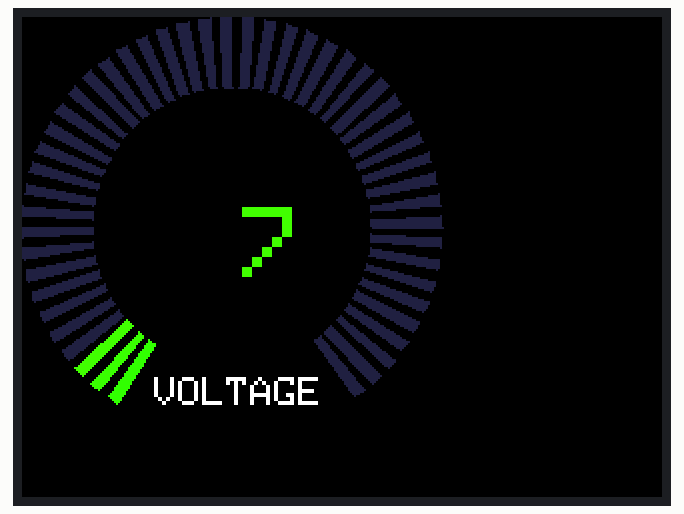
This sketch was run on a simulated Arduino Uno, built with avr-gcc and run on an emulated ATmega328P. On the bench: 320×240 colour display. Random numbers use the default seed unless the sketch sets one.

Above: at 0.78 s.
At 1.3 s:
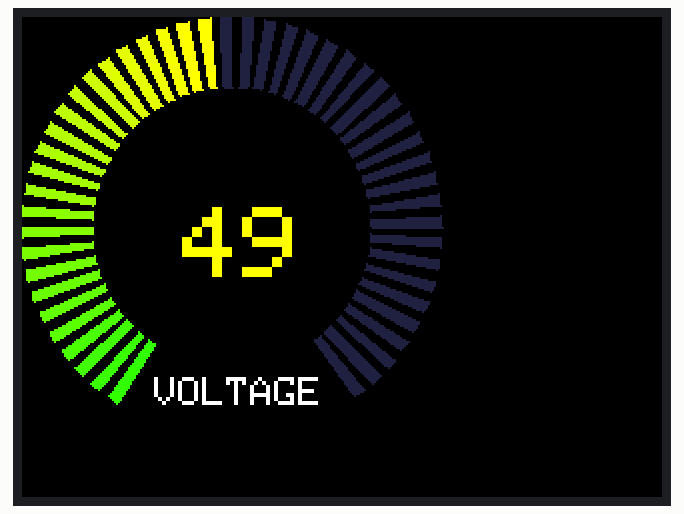
At 3.57 s:
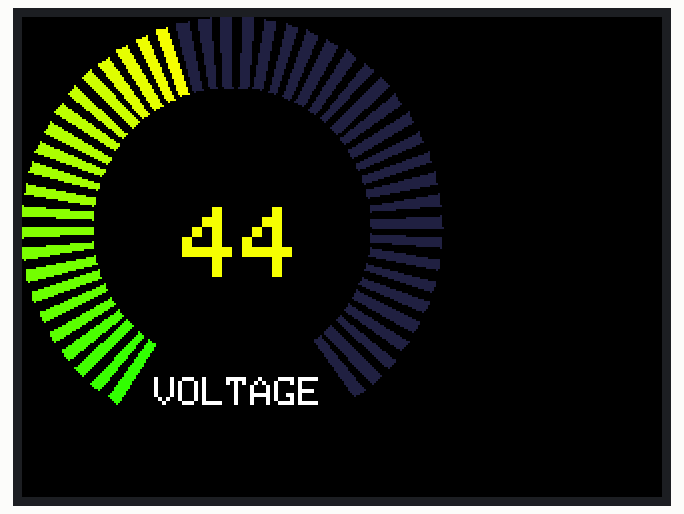
At 5.86 s:
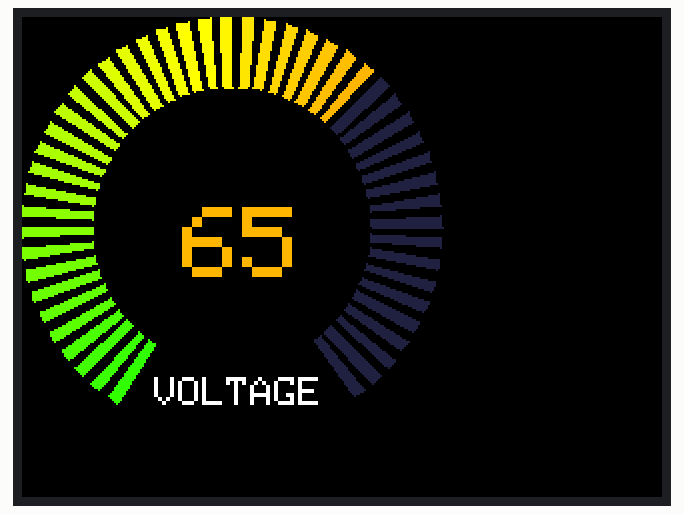
At 12.18 s:
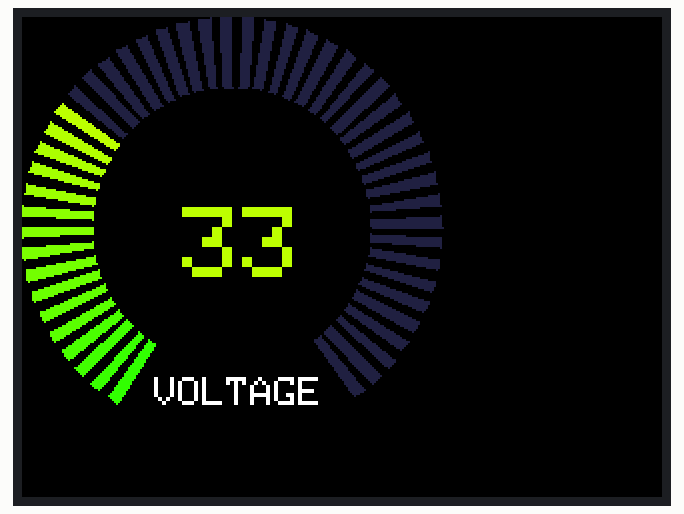
At 39.71 s:
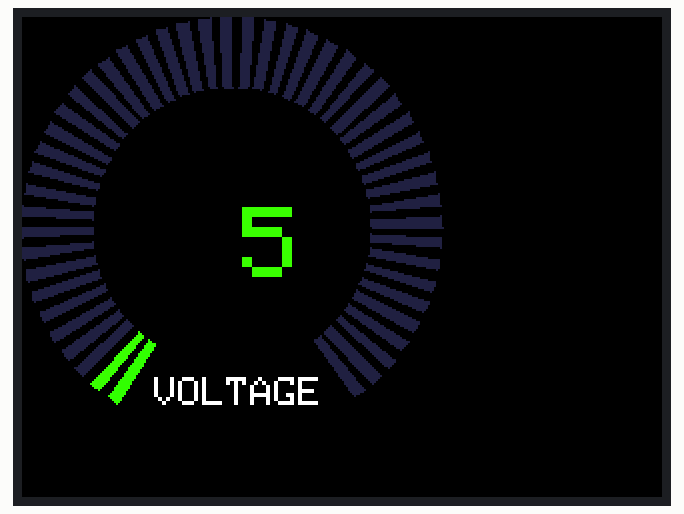

The sketch:

TFT_RINGMETER.ino
```cpp
#include <Adafruit_GFX.h>    // Core graphics Adafruit library
#include <Adafruit_TFTLCD.h> // Hardware-specific library
#include <TouchScreen.h>     // Touchscreen library

// *** Define Touchscreen Pin
#define YP A3
#define XM A2
#define YM 9
#define XP 8
// *** Define Value of Touchscreen input
#define TS_MINX 150
#define TS_MINY 120
#define TS_MAXX 920
#define TS_MAXY 940

TouchScreen ts = TouchScreen(XP, YP, XM, YM, 300);

// *** Define Pin of LCD used
#define LCD_CS A3
#define LCD_CD A2
#define LCD_WR A1
#define LCD_RD A0
#define LCD_RESET A4

// *** Define Name of Color
#define BLACK   0x0000
#define WHITE   0xFFFF
#define RED     0xF800
#define GREEN   0x07E0
#define BLUE    0x001F
#define CYAN    0x07FF
#define MAGENTA 0xF81F
#define YELLOW  0xFFE0
#define GREY    0x2108
Adafruit_TFTLCD tft(LCD_CS, LCD_CD, LCD_WR, LCD_RD, LCD_RESET);
#define MINPRESSURE 10
#define MAXPRESSURE 1000

// Meter colour schemes
#define RED2RED 0
#define GREEN2GREEN 1
#define BLUE2BLUE 2
#define BLUE2RED 3
#define GREEN2RED 4
#define RED2GREEN 5

uint32_t runTime = -99999;       // time for next update
int reading = 0; // Value to be displayed
int d = 0; // Variable used for the sinewave test waveform
boolean alert = 0;
int8_t ramp = 1;
int tesmod = 0;
void setup() {

  tft.reset(); //Reset LCD to begin
  tft.begin(0x9341); //SDFP5408 Chipset ID on Library
  tft.setRotation(1); // Set Rotation at 0 degress (default)
  tft.fillScreen(BLACK); //Set Background Color with BLACK
}

void loop()
{
  int xpos = 0, ypos = 0, gap = 4, radius = 52, barwidth;
  // Draw a large meter
  xpos = 320/2 - 160, ypos = 0, gap = 100, radius = 105, barwidth = 20;

  //  reading = map(analogRead(A5), 0, 4095, 0, 100);
  reading = random(0, 100);


  //  progress(50, xpos, ypos, 0, 100, barwidth);
  //  delay(200);
  //  progress(30, xpos, ypos, 0, 100, barwidth);
  //  delay(200);
  //  progress(100, xpos, ypos, 0, 100, barwidth);
  //  delay(200);
  //  progress(80, xpos, ypos, 0, 100, barwidth);
  //  delay(200);
  //  progress(20, xpos, ypos, 0, 100, barwidth);
  //  delay(200);
  //  progress(30, xpos, ypos, 0, 100, barwidth);
  //  delay(200);
  //  progress(10, xpos, ypos, 0, 100, barwidth);
  //  delay(200);
  //  progress(5, xpos, ypos, 0, 100, barwidth);
  //  delay(200);
  //  progress(100, xpos, ypos, 0, 100, barwidth);
  //  delay(200);
  //  progress(90, xpos, ypos, 0, 100, barwidth);
  //  delay(200);
  //  progress(60, xpos, ypos, 0, 100, barwidth);
  //  delay(200);
  //  progress(15, xpos, ypos, 0, 100, barwidth);
  //  delay(200);
  //  progress(40, xpos, ypos, 0, 100, barwidth);
  //  delay(200);
  //  progress(100, xpos, ypos, 0, 100, barwidth);
  //  delay(200);
  //  progress(70, xpos, ypos, 0, 100, barwidth);
  //  delay(200);

  ringMeter(reading, 0, 100, xpos, ypos, radius, "VOLTAGE", GREEN2RED); // Draw analogue meter
}
int ringMeter(int value, int vmin, int vmax, int x, int y, int r, char *units, byte scheme)
{
  x += r; y += r;   // Calculate coords of centre of ring
  int w = r / 3;    // Width of outer ring is 1/4 of radius
  int angle = 150;  // Half the sweep angle of meter (300 degrees)
  int v = map(value, vmin, vmax, -angle, angle); // Map the value to an angle v
  byte seg = 3; // Segments are 3 degrees wide = 100 segments for 300 degrees
  byte inc = 6; // Draw segments every 3 degrees, increase to 6 for segmented ring
  // Variable to save "value" text colour from scheme and set default
  int colour = BLUE;

  // Draw colour blocks every inc degrees
  for (int i = -angle + inc / 2; i < angle - inc / 2; i += inc) {
    // Calculate pair of coordinates for segment start
    float sx = cos((i - 90) * 0.0174532925);
    float sy = sin((i - 90) * 0.0174532925);
    uint16_t x0 = sx * (r - w) + x;
    uint16_t y0 = sy * (r - w) + y;
    uint16_t x1 = sx * r + x;
    uint16_t y1 = sy * r + y;

    // Calculate pair of coordinates for segment end
    float sx2 = cos((i + seg - 90) * 0.0174532925);
    float sy2 = sin((i + seg - 90) * 0.0174532925);
    int x2 = sx2 * (r - w) + x;
    int y2 = sy2 * (r - w) + y;
    int x3 = sx2 * r + x;
    int y3 = sy2 * r + y;

    if (i < v) { // Fill in coloured segments with 2 triangles
      switch (scheme) {
        case 0: colour = RED; break; // Fixed colour
        case 1: colour = GREEN; break; // Fixed colour
        case 2: colour = BLUE; break; // Fixed colour
        case 3: colour = rainbow(map(i, -angle, angle, 0, 127)); break; // Full spectrum blue to red
        case 4: colour = rainbow(map(i, -angle, angle, 70, 127)); break; // Green to red (high temperature etc)
        case 5: colour = rainbow(map(i, -angle, angle, 127, 63)); break; // Red to green (low battery etc)
        default: colour = BLUE; break; // Fixed colour
      }
      tft.fillTriangle(x0, y0, x1, y1, x2, y2, colour);
      tft.fillTriangle(x1, y1, x2, y2, x3, y3, colour);
      //text_colour = colour; // Save the last colour drawn
    }
    else // Fill in blank segments
    {
      tft.fillTriangle(x0, y0, x1, y1, x2, y2, GREY);
      tft.fillTriangle(x1, y1, x2, y2, x3, y3, GREY);
    }
  }
  // Convert value to a string
  char buf[10];
  byte len = 2; if (value > 999) len = 4;
  dtostrf(value, len, 0, buf);
  buf[len] = ' '; buf[len] = 0; // Add blanking space and terminator, helps to centre text too!
  // Set the text colour to default
  tft.setTextSize(1);

  if (value > 9) {
    tft.setTextColor(colour, BLACK);
    tft.setCursor(x - 25, y - 10); tft.setTextSize(5);
    tft.print(buf);
  }
  if (value < 10) {
    tft.setTextColor(colour, BLACK);
    tft.setCursor(x - 25, y - 10); tft.setTextSize(5);
    tft.print(buf);
  }

  tft.setTextColor(WHITE, BLACK);

  tft.setCursor(x - 39, y + 75); tft.setTextSize(2);
  tft.print(units); // Units display

  // Calculate and return right hand side x coordinate
  return x + r;
}

//16-bit rainbow
unsigned int rainbow(byte value)
{
  // Value is expected to be in range 0-127
  // The value is converted to a spectrum colour from 0 = blue through to 127 = red

  byte red = 0; // Red is the top 5 bits of a 16 bit colour value
  byte green = 0;// Green is the middle 6 bits
  byte blue = 0; // Blue is the bottom 5 bits
  byte quadrant = value / 32;

  if (quadrant == 0) {
    blue = 31;
    green = 2 * (value % 32);
    red = 0;
  }
  if (quadrant == 1) {
    blue = 31 - (value % 32);
    green = 63;
    red = 0;
  }
  if (quadrant == 2) {
    blue = 0;
    green = 63;
    red = value % 32;
  }
  if (quadrant == 3) {
    blue = 0;
    green = 63 - 2 * (value % 32);
    red = 31;
  }
  return (red << 11) + (green << 5) + blue;
}

// #########################################################################
// Return a value in range -1 to +1 for a given phase angle in degrees
// #########################################################################
float sineWave(int phase) {
  return sin(phase * 0.0174532925);
}

void progress(int val, int x, int y, int pmin, int pmax, int width)
{
  int dval = map(val, pmin, pmax, 0, 250);
  tft.fillRect(x, y, dval, width, RED);
}
```

Measured:
- what the display in image 3 shows lasts 0.5 s, from 5.6 s to 6.1 s
- what the display in image 5 shows lasts 0.4 s, from 39.5 s to 39.9 s
